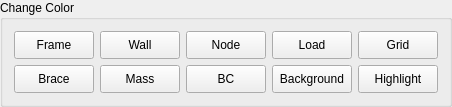
          <widget class="QGroupBox" name="groupBox_3">
           <property name="title">
            <string>Change Color</string>
           </property>
           <layout class="QVBoxLayout" name="verticalLayout_2">
            <item>
             <layout class="QGridLayout" name="gridLayout_10">
              <item row="0" column="0">
               <widget class="QPushButton" name="set_color_frame">
                <property name="minimumSize">
                 <size>
                  <width>70</width>
                  <height>28</height>
                 </size>
                </property>
                <property name="maximumSize">
                 <size>
                  <width>100</width>
                  <height>40</height>
                 </size>
                </property>
                <property name="text">
                 <string>Frame</string>
                </property>
               </widget>
              </item>
              <item row="0" column="1">
               <widget class="QPushButton" name="set_color_wall">
                <property name="minimumSize">
                 <size>
                  <width>70</width>
                  <height>28</height>
                 </size>
                </property>
                <property name="maximumSize">
                 <size>
                  <width>100</width>
                  <height>40</height>
                 </size>
                </property>
                <property name="text">
                 <string>Wall</string>
                </property>
               </widget>
              </item>
              <item row="0" column="2">
               <widget class="QPushButton" name="set_color_node">
                <property name="minimumSize">
                 <size>
                  <width>70</width>
                  <height>28</height>
                 </size>
                </property>
                <property name="maximumSize">
                 <size>
                  <width>100</width>
                  <height>40</height>
                 </size>
                </property>
                <property name="text">
                 <string>Node</string>
                </property>
               </widget>
              </item>
              <item row="0" column="3">
               <widget class="QPushButton" name="set_color_load">
                <property name="minimumSize">
                 <size>
                  <width>70</width>
                  <height>28</height>
                 </size>
                </property>
                <property name="maximumSize">
                 <size>
                  <width>100</width>
                  <height>40</height>
                 </size>
                </property>
                <property name="text">
                 <string>Load</string>
                </property>
               </widget>
              </item>
              <item row="0" column="4">
               <widget class="QPushButton" name="set_color_grid">
                <property name="minimumSize">
                 <size>
                  <width>70</width>
                  <height>28</height>
                 </size>
                </property>
                <property name="maximumSize">
                 <size>
                  <width>100</width>
                  <height>40</height>
                 </size>
                </property>
                <property name="text">
                 <string>Grid</string>
                </property>
               </widget>
              </item>
              <item row="1" column="0">
               <widget class="QPushButton" name="set_color_truss">
                <property name="minimumSize">
                 <size>
                  <width>70</width>
                  <height>28</height>
                 </size>
                </property>
                <property name="maximumSize">
                 <size>
                  <width>100</width>
                  <height>40</height>
                 </size>
                </property>
                <property name="text">
                 <string>Brace</string>
                </property>
               </widget>
              </item>
              <item row="1" column="1">
               <widget class="QPushButton" name="set_color_mass">
                <property name="minimumSize">
                 <size>
                  <width>70</width>
                  <height>28</height>
                 </size>
                </property>
                <property name="maximumSize">
                 <size>
                  <width>100</width>
                  <height>40</height>
                 </size>
                </property>
                <property name="text">
                 <string>Mass</string>
                </property>
               </widget>
              </item>
              <item row="1" column="2">
               <widget class="QPushButton" name="set_color_bc">
                <property name="minimumSize">
                 <size>
                  <width>70</width>
                  <height>28</height>
                 </size>
                </property>
                <property name="maximumSize">
                 <size>
                  <width>100</width>
                  <height>40</height>
                 </size>
                </property>
                <property name="text">
                 <string>BC</string>
                </property>
               </widget>
              </item>
              <item row="1" column="3">
               <widget class="QPushButton" name="set_color_background">
                <property name="minimumSize">
                 <size>
                  <width>70</width>
                  <height>28</height>
                 </size>
                </property>
                <property name="maximumSize">
                 <size>
                  <width>100</width>
                  <height>40</height>
                 </size>
                </property>
                <property name="text">
                 <string>Background</string>
                </property>
               </widget>
              </item>
              <item row="1" column="4">
               <widget class="QPushButton" name="set_color_highlight">
                <property name="minimumSize">
                 <size>
                  <width>70</width>
                  <height>28</height>
                 </size>
                </property>
                <property name="maximumSize">
                 <size>
                  <width>100</width>
                  <height>40</height>
                 </size>
                </property>
                <property name="text">
                 <string>Highlight</string>
                </property>
               </widget>
              </item>
             </layout>
            </item>
           </layout>
          </widget>
